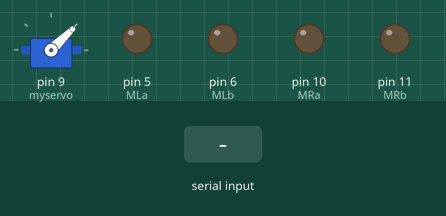
Bench run of a sketch on a simulated Arduino Uno, built with avr-gcc and run on an emulated ATmega328P. On the bench: servo, output pins drawn as LEDs (lit = HIGH). Inputs (shaded band) come from the test bench.

Above: at 1.2 s.
1.3 s: "R" received over Serial
At 2.5 s:
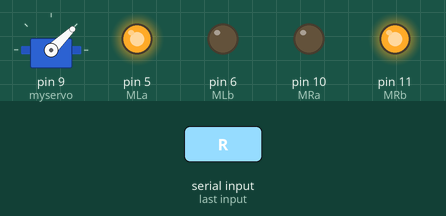
2.8 s: byte 84 ('T') received over Serial
At 3.6 s:
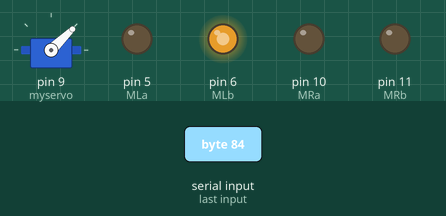
4.3 s: byte 71 ('G') received over Serial
At 4.8 s:
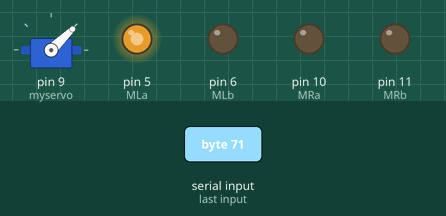
5.8 s: "r" received over Serial
At 7.0 s:
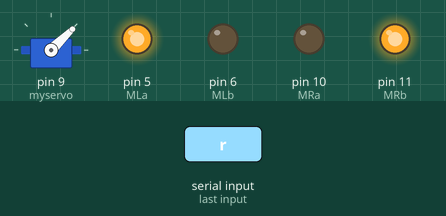
7.3 s: "L" received over Serial
At 8.2 s:
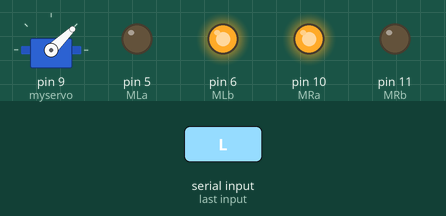
8.8 s: "B" received over Serial
At 9.4 s:
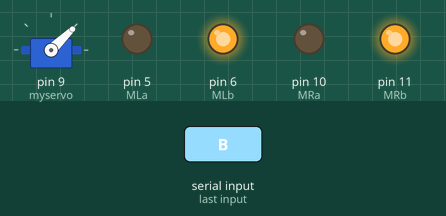
Timing chart, 0 to 11.3 s (numbered marks = the images above; inputs shaded):
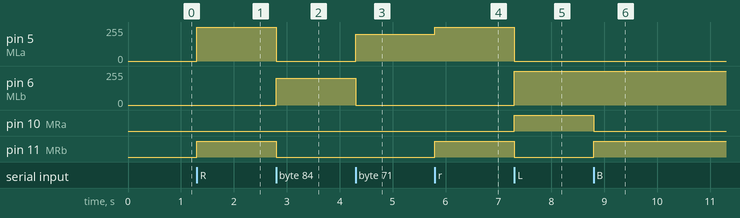

The sketch:

Robot_motion.ino
```cpp
#include <Servo.h>

Servo myservo;  // create servo object to control a servo

#define MLa 5     //left motor 1st pin
#define MLb 6     //left motor 2nd pin
#define MRa 10    //right motor 1st pin
#define MRb 11    //right motor 2nd pin
void setup()
{
  pinMode(MLa, OUTPUT);
  pinMode(MLb, OUTPUT);
  pinMode(MRa, OUTPUT);
  pinMode(MRb, OUTPUT);
  //pinMode(13, OUTPUT);
  Serial.begin(9600);
  myservo.attach(9);
  myservo.writeMicroseconds(1000);
}


void loop()
{
    if (Serial.available() > 0) {
    char state = Serial.read();

    if (state == 'R' || state == 'r') {
    //Rotate robot in right direction
    digitalWrite(MLa, HIGH);    //Rotate left motor in fwd direction
    digitalWrite(MLb, LOW);
    digitalWrite(MRa, LOW);     //Rotate right motor in back direction
    digitalWrite(MRb, HIGH);
    //delay(2000);         //wait for 2 second//
    }

    if (state == 'L' || state == 'l') {
    //Rotate robot in left direction
    digitalWrite(MLa, LOW);      //Rotate left motor in fwd direction
    digitalWrite(MLb, HIGH);
    digitalWrite(MRa, HIGH);     //Rotate right motor in back direction
    digitalWrite(MRb, LOW);
    //delay(2000);         //wait for 2 second//
    }

    if (state == 'B' || state == 'b') {
    //Rotate both Motors in Backward Direction//
    digitalWrite(MLa, LOW);
    digitalWrite(MLb, HIGH);
    digitalWrite(MRa, LOW);
    digitalWrite(MRb, HIGH);
    //delay(2000);           //wait for 2 second//
    }

    if (state == 'F' || state == 'f'){
    //Rotate both Motors in Forward Direction//
    digitalWrite(MLa, HIGH);
    digitalWrite(MLb, LOW);
    digitalWrite(MRa, HIGH);
    digitalWrite(MRb, LOW);
    //delay(2000);            //wait for 2 second//
    }

    if (state == 'S' || state == 's'){
    //stop both the motors//
    digitalWrite(MLa, LOW);
    digitalWrite(MLb, LOW);
    digitalWrite(MRa, LOW);
    digitalWrite(MRb, LOW);
    //delay(1000);    //wait for 1 second//
    }

    if (state == 'T' || state == 't') {
    //Rotate robot in soft left direction
    analogWrite(MLa, 0);      //Rotate left motor in fwd direction
    analogWrite(MLb, 200);
    analogWrite(MRa, 0);     //Rotate right motor in back direction
    analogWrite(MRb, 0);
    //delay(2000);         //wait for 2 second//
    }

    if (state == 'G' || state == 'g') {
    //Rotate robot in soft right direction
    analogWrite(MLa, 200);    //Rotate left motor in fwd direction
    analogWrite(MLb, 0);
    analogWrite(MRa, 0);     //dont Rotate right motor
    analogWrite(MRb, 0);
    //delay(2000);         //wait for 2 second//
    }

    if (state == 'E' || state == 'e') {
    myservo.writeMicroseconds(1000);
    }

    if (state == 'K' || state == 'k') {
    myservo.writeMicroseconds(1500);
    }

  }
  //delay(50);

}
```

Measured:
- after the input at 1.3 s, pin 5 (MLa): 0/255 → 255/255 at once; pin 11 (MRb): LOW → HIGH at once
- after the input at 2.8 s, pin 5 (MLa): 255/255 → 0/255 at once; pin 6 (MLb): 0/255 → 200/255 at once; pin 11 (MRb): HIGH → LOW at once
- after the input at 4.3 s, pin 5 (MLa): 0/255 → 200/255 at once; pin 6 (MLb): 200/255 → 0/255 at once
- after the input at 5.8 s, pin 5 (MLa): 200/255 → 255/255 at once; pin 11 (MRb): LOW → HIGH at once
- after the input at 7.3 s, pin 5 (MLa): 255/255 → 0/255 at once; pin 6 (MLb): 0/255 → 255/255 at once; pin 10 (MRa): LOW → HIGH at once; pin 11 (MRb): HIGH → LOW at once
- after the input at 8.8 s, pin 10 (MRa): HIGH → LOW at once; pin 11 (MRb): LOW → HIGH at once
